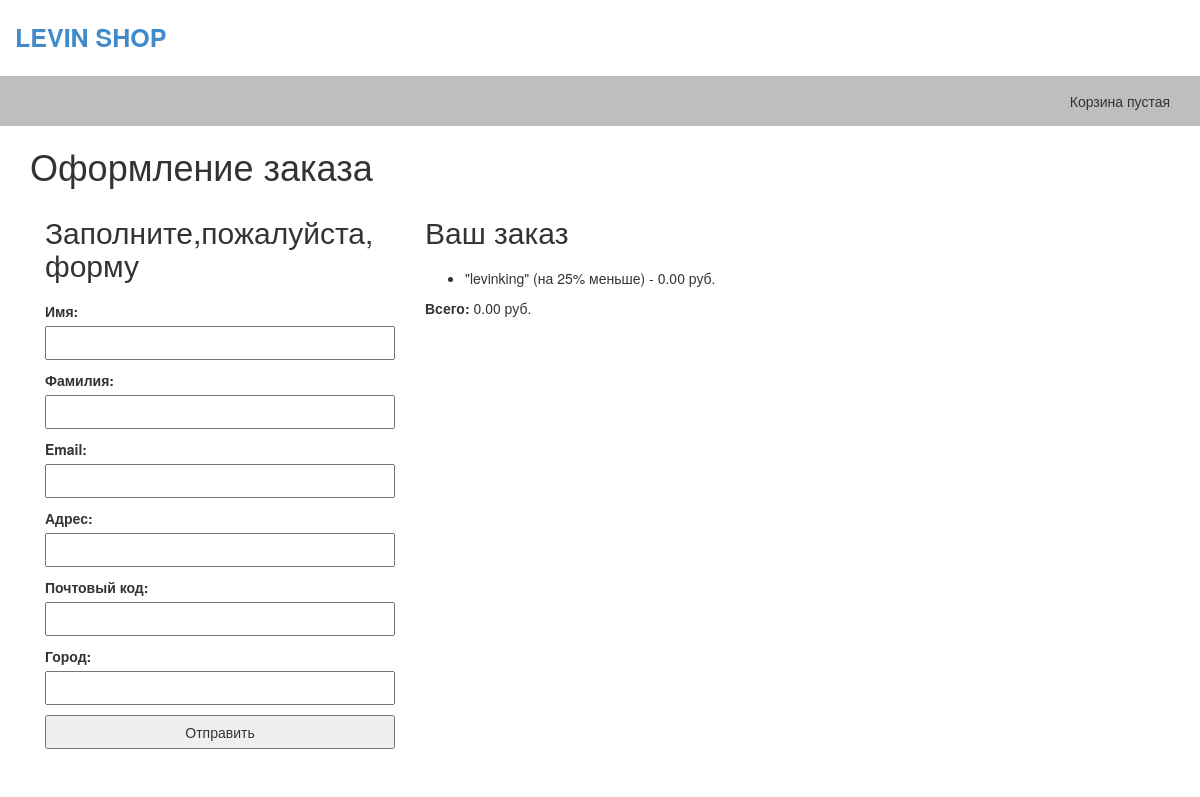
/order/create/ (signed in), run on the app's committed database.
### cupons/models.py (models this page shows, shortened)
class Cupon(models.Model):
    code = models.CharField(max_length=50, unique=True)
    valid_from = models.DateTimeField()
    valid_to = models.DateTimeField()
    discount = models.IntegerField(validators=[MinValueValidator(0), MaxValueValidator(100)])
    active = models.BooleanField()

### orders/views.py (the view, shortened to what this page needs)
def OrderCreate(request):
    cart = Cart(request)
    form = OrderCreateForm()
    return render(request, 'orders/order/create.html', {'cart': cart,
                                                        'form': form})

### orders/forms.py
class OrderCreateForm(forms.ModelForm):
    class Meta:
        model = Order
        fields = ['first_name', 'last_name', 'email', 'address', 'postal_code',
                  'city']

### cart/cart.py (called while the page is built)
    @property
    def cupon(self):
        if self.cupon_id:
            return Cupon.objects.get(id=self.cupon_id)
        return None

    def get_discount(self):
        if self.cupon:
            return (self.cupon.discount / Decimal('100')) * self.get_total_price()
        return Decimal('0')

    def get_total_price_after_discount(self):
        return self.get_total_price() - self.get_discount()

    def __len__(self):
        return sum(item['quantity'] for item in self.cart.values())

    def get_total_price(self):
        return sum(Decimal(item['price']) * item['quantity'] for item in self.cart.values())

### cart/context_processors.py (called while the page is built)
def cart(request):
    return {'cart': Cart(request)}

### orders/templates/orders/order/create.html (shortened to what this page needs)
{% extends "shop/base.html" %}
{% block content %}
  <h1>Оформление заказа</h1>
  <div class="col-sm-4">
    <h2>Заполните,пожалуйста, форму</h2>
    <form class="order-form" action="." method="post">
      {{ form.as_p }}
      <input type="submit" value="Отправить">
    </form>
  </div>
  <div class="order-info col-sm-8">
    <h2>Ваш заказ</h2>
    <ul>
      {% if cart.cupon %}
        <li>
          "{{ cart.cupon.code }}" (на {{ cart.cupon.discount }}% меньше)
          <span> - {{ cart.get_discount|floatformat:"2"}} руб.</span>
        </li>
      {% endif %}
    </ul>
    <p><strong>Всего:</strong> {{ cart.get_total_price_after_discount|floatformat:"2"}} руб.</p>
  </div>
{% endblock %}

### shop/static/CSS/style.css (style rules this page uses)
.order-info h2 { margin-bottom: 20px; }
.order-form { margin-top: 20px; margin-bottom: 20px; }
.order-form label { display: block; }
.order-form input { width: 100%; padding: 5px 10px; }

### data on the page
Cupon: cupon.code "levinking", cupon.discount "25", get_discount "0.00", get_total_price_after_discount "0.00"
